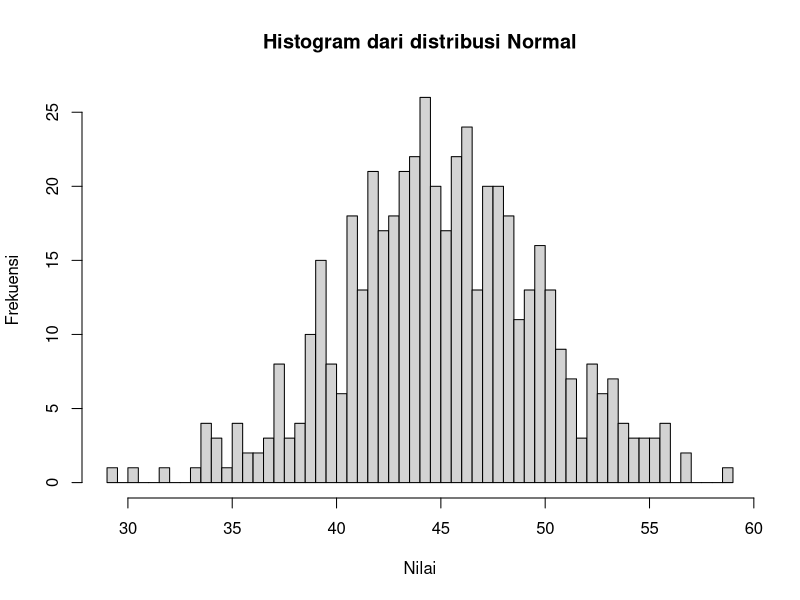

Recreate this plot in R.
mean = 45
sd = 5
n = 100

# Menghasilkan sampel acak dari distribusi normal
sample = rnorm(500, mean, sd)

# Membuat histogram dari distribusi normal
hist(sample, breaks = 50, main = "Histogram dari distribusi Normal", xlab = "Nilai", ylab = "Frekuensi")